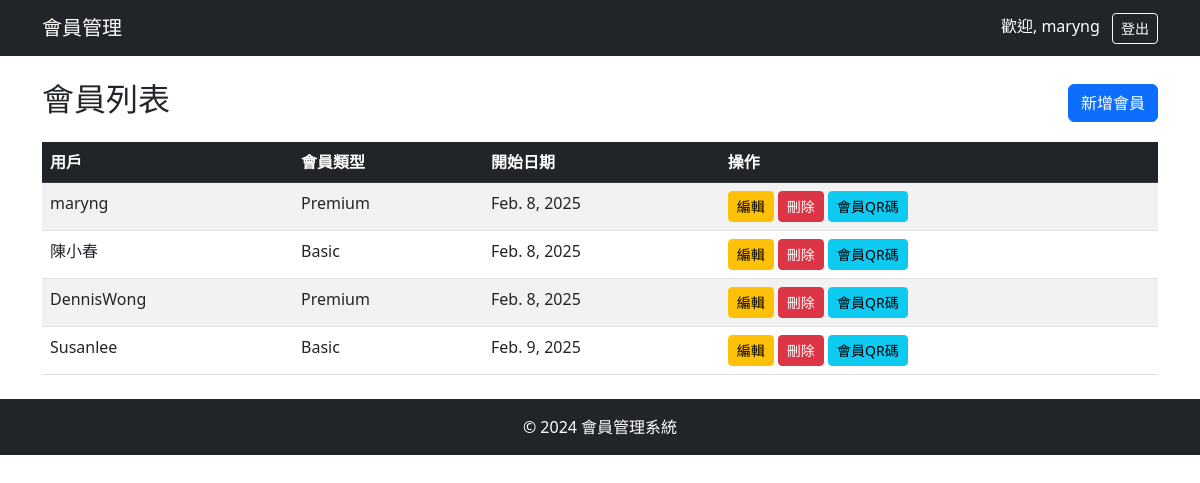
Screenshot of /api/members/ (signed in) with the database file from the repository.
### api/models.py (models this page shows, shortened)
class Membership(models.Model):
    user = models.OneToOneField(User, on_delete=models.CASCADE)  # 會員關聯 Django User
    membership_type = models.CharField(
        max_length=20,
        choices=MEMBERSHIP_TYPES,
        default='Basic'
    )
    start_date = models.DateField(auto_now_add=True)  # 會員開始日期
    first_name = models.CharField(max_length=30, verbose_name="名字", blank=True, null=True)
    last_name = models.CharField(max_length=30, verbose_name="姓氏", blank=True, null=True)
    email = models.EmailField(verbose_name="電子郵件", blank=True, null=True)
    phone = models.CharField(max_length=20, blank=True, null=True, verbose_name="電話號碼")
    member_id = models.CharField(max_length=4, unique=True, verbose_name="會員編號")
    class Meta:
        ordering = ['member_id']  # 按會員編號排序
        verbose_name = "會員"
        verbose_name_plural = "會員"

### api/views.py (the view)
# urls.py: path('members/', membership_list, name='membership_list'),
@login_required
def membership_list(request):
    members = Membership.objects.all()
    return render(request, 'membership.html', {'members': members})

### api/templates/membership.html (shortened to what this page needs)
{% extends 'base.html' %}
{% block content %}
<div class="d-flex justify-content-between align-items-center">
    <h2>會員列表</h2>
    <a href="{% url 'add_member' %}" class="btn btn-primary">新增會員</a>
</div>
<table class="table table-striped mt-3">
    <thead class="table-dark">
        <tr>
            <th>用戶</th>
            <th>會員類型</th>
            <th>開始日期</th>
            <th>操作</th>
        </tr>
    </thead>
    <tbody>
        {% for member in members %}
        <tr>
            <td>{{ member.user.username }}</td>
            <td>{{ member.membership_type }}</td>
            <td>{{ member.start_date }}</td>
            <td>
                <a href="{% url 'edit_member' member.id %}" class="btn btn-sm btn-warning">編輯</a>
                <a href="{% url 'delete_member' member.id %}" class="btn btn-sm btn-danger" onclick="return confirm('確定刪除？');">刪除</a>
                <a href="{% url 'member_qr' member.member_id %}" class="btn btn-sm btn-info">會員QR碼</a>
            </td>
        </tr>
        {% endfor %}
    </tbody>
</table>
{% endblock %}

### api/templates/base.html (shortened to what this page needs)
<!DOCTYPE html>
<html lang="zh-TW">
<head>
    <link href="https://cdn.jsdelivr.net/npm/bootstrap@5.3.0/dist/css/bootstrap.min.css" rel="stylesheet">
</head>
<body>
    <nav class="navbar navbar-expand-lg navbar-dark bg-dark">
        <div class="container">
            <a class="navbar-brand" href="{% url 'membership_list' %}">會員管理</a>
            <div class="ms-auto">
                {% if user.is_authenticated %}
                    <span class="text-white me-2">歡迎, {{ user.username }}</span>
                    <a href="{% url 'logout' %}" class="btn btn-outline-light btn-sm">登出</a>
                {% else %}
                    <a href="{% url 'login' %}" class="btn btn-outline-light btn-sm">登入</a>
                {% endif %}
            </div>
        </div>
    </nav>
    <div class="container mt-4">
        {% block content %}{% endblock %}
    </div>
    <footer class="bg-dark text-white text-center py-3 mt-4">
        &copy; 2024 會員管理系統
    </footer>
</body>
</html>

### rows the page displays
Membership: user.username "maryng", membership_type "Premium", start_date "Feb. 8, 2025"
Membership: user.username "陳小春", membership_type "Basic", start_date "Feb. 8, 2025"
Membership: user.username "DennisWong", membership_type "Premium", start_date "Feb. 8, 2025"
Membership: user.username "Susanlee", membership_type "Basic", start_date "Feb. 9, 2025"

### other values shown
{{ user.username }} "maryng"
